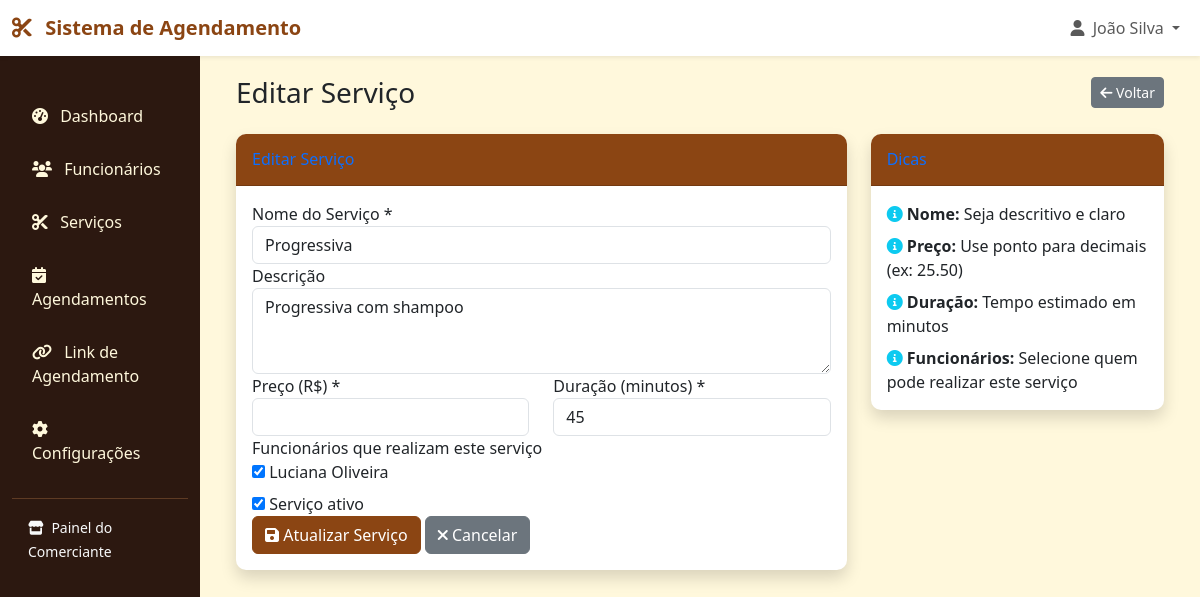
Page /comerciante/servicos/1/edit/ (signed in) on the committed database.
### accounts/models.py (models this page shows, shortened)
class User(AbstractUser):
    TIPO_USUARIO_CHOICES = [
        ('admin', 'Administrador'),
        ('comerciante', 'Comerciante'),
        ('funcionario', 'Funcionário'),
    ]
    tipo_usuario = models.CharField(
        max_length=20,
        choices=TIPO_USUARIO_CHOICES,
        default='comerciante',
        verbose_name='Tipo de Usuário'
    )
    telefone = models.CharField(
        max_length=20,
        blank=True,
        null=True,
        verbose_name='Telefone'
    )
    data_nascimento = models.DateField(
        blank=True,
        null=True,
        verbose_name='Data de Nascimento'
    )
    foto_perfil = models.ImageField(
        upload_to='perfil/',
        blank=True,
        null=True,
        verbose_name='Foto do Perfil'
    )
    ativo = models.BooleanField(
        default=True,
        verbose_name='Ativo'
    )
    data_criacao = models.DateTimeField(
        auto_now_add=True,
        verbose_name='Data de Criação'
    )
    data_atualizacao = models.DateTimeField(
        auto_now=True,
        verbose_name='Data de Atualização'
    )
    class Meta:
        verbose_name = 'Usuário'
        verbose_name_plural = 'Usuários'
        ordering = ['-data_criacao']
    def is_comerciante(self):
        return self.tipo_usuario == 'comerciante'

### agendamento/models.py (models this page shows, shortened)
class Servico(models.Model):
    comerciante = models.ForeignKey(
        Comerciante,
        on_delete=models.CASCADE,
        related_name='servicos',
        verbose_name='Comerciante'
    )
    nome = models.CharField(
        max_length=200,
        verbose_name='Nome do Serviço'
    )
    descricao = models.TextField(
        blank=True,
        verbose_name='Descrição'
    )
    preco = models.DecimalField(
        max_digits=10,
        decimal_places=2,
        validators=[MinValueValidator(Decimal('0'))],
        verbose_name='Preço'
    )
    duracao_minutos = models.PositiveIntegerField(
        verbose_name='Duração (minutos)'
    )
    funcionarios = models.ManyToManyField(
        Funcionario,
        related_name='servicos',
        verbose_name='Funcionários que realizam este serviço'
    )
    ativo = models.BooleanField(
        default=True,
        verbose_name='Ativo'
    )
    data_criacao = models.DateTimeField(
        auto_now_add=True,
        verbose_name='Data de Criação'
    )
    class Meta:
        verbose_name = 'Serviço'
        verbose_name_plural = 'Serviços'
        ordering = ['nome']

class Funcionario(models.Model):
    user = models.OneToOneField(
        settings.AUTH_USER_MODEL,
        on_delete=models.CASCADE,
        verbose_name='Usuário'
    )
    comerciante = models.ForeignKey(
        Comerciante,
        on_delete=models.CASCADE,
        related_name='funcionarios',
        verbose_name='Comerciante'
    )
    especialidades = models.TextField(
        verbose_name='Especialidades',
        help_text='Ex: Corte masculino, Coloração, Escova progressiva'
    )
    horario_trabalho = models.TextField(
        verbose_name='Horário de Trabalho',
        help_text='Ex: Segunda a Sexta: 9h às 17h'
    )
    comissao_percentual = models.DecimalField(
        max_digits=5,
        decimal_places=2,
        validators=[MinValueValidator(Decimal('0')), MaxValueValidator(Decimal('100'))],
        default=Decimal('30'),
        verbose_name='Comissão (%)'
    )
    ativo = models.BooleanField(
        default=True,
        verbose_name='Ativo'
    )
    data_contratacao = models.DateField(
        auto_now_add=True,
        verbose_name='Data de Contratação'
    )
    class Meta:
        verbose_name = 'Funcionário'
        verbose_name_plural = 'Funcionários'
        ordering = ['user__first_name']

### comerciante_panel/views.py (the view, shortened to what this page needs)
# urls.py: path('servicos/<int:pk>/edit/', views.servico_edit, name='servico_edit'),
@login_required
@user_passes_test(is_comerciante)
def servico_edit(request, pk):
    comerciante = request.user.comerciante
    servico = get_object_or_404(Servico, pk=pk, comerciante=comerciante)
    funcionarios = comerciante.funcionarios.filter(ativo=True)
    return render(request, 'comerciante_panel/servico_form.html', {
        'title': 'Editar Serviço',
        'action': 'edit',
        'servico': servico,
        'funcionarios': funcionarios,
        'comerciante': comerciante
    })

### comerciante_panel/views.py (called while the page is built)
def is_comerciante(user):
    return user.is_authenticated and user.is_comerciante()

### templates/comerciante_panel/servico_form.html (shortened to what this page needs)
{% extends 'comerciante_panel/base_comerciante.html' %}
{% block content %}
<div class="container-fluid">
    <div class="d-sm-flex align-items-center justify-content-between mb-4">
        <h1 class="h3 mb-0 text-gray-800">{{ title }}</h1>
        <a href="{% url 'comerciante_panel:servicos_list' %}" class="btn btn-secondary btn-sm">
            <i class="fas fa-arrow-left"></i> Voltar
        </a>
    </div>
    <div class="row">
        <div class="col-lg-8">
            <div class="card shadow mb-4">
                <div class="card-header py-3">
                    <h6 class="m-0 font-weight-bold text-primary">{{ title }}</h6>
                </div>
                <div class="card-body">
                    <form method="post">
                        <div class="form-group">
                            <label for="nome">Nome do Serviço *</label>
                            <input type="text" class="form-control" id="nome" name="nome"
                                   value="{% if servico %}{{ servico.nome }}{% endif %}" required>
                        </div>
                        <div class="form-group">
                            <label for="descricao">Descrição</label>
                            <textarea class="form-control" id="descricao" name="descricao" rows="3">{% if servico %}{{ servico.descricao }}{% endif %}</textarea>
                        </div>
                        <div class="row">
                            <div class="col-md-6">
                                <div class="form-group">
                                    <label for="preco">Preço (R$) *</label>
                                    <input type="number" class="form-control" id="preco" name="preco"
                                           step="0.01" min="0" value="{% if servico %}{{ servico.preco }}{% endif %}" required>
                                </div>
                            </div>
                            <div class="col-md-6">
                                <div class="form-group">
                                    <label for="duracao_minutos">Duração (minutos) *</label>
                                    <input type="number" class="form-control" id="duracao_minutos" name="duracao_minutos"
                                           min="1" value="{% if servico %}{{ servico.duracao_minutos }}{% endif %}" required>
                                </div>
                            </div>
                        </div>
                        {% if funcionarios %}
                        <div class="form-group">
                            <label>Funcionários que realizam este serviço</label>
                            <div class="row">
                                {% for funcionario in funcionarios %}
                                <div class="col-md-6 mb-2">
                                    <div class="custom-control custom-checkbox">
                                        <input type="checkbox" class="custom-control-input"
                                               id="funcionario_{{ funcionario.id }}"
                                               name="funcionarios" value="{{ funcionario.id }}"
                                               {% if servico and funcionario in servico.funcionarios.all %}checked{% endif %}>
                                        <label class="custom-control-label" for="funcionario_{{ funcionario.id }}">
                                            {{ funcionario.user.get_full_name }}
                                        </label>
                                    </div>
                                </div>
                                {% endfor %}
                            </div>
                        </div>
                        {% endif %}
                        {% if action == 'edit' %}
                        <div class="form-group">
                            <div class="custom-control custom-checkbox">
                                <input type="checkbox" class="custom-control-input" id="ativo" name="ativo"
                                       {% if not servico or servico.ativo %}checked{% endif %}>
                                <label class="custom-control-label" for="ativo">
                                    Serviço ativo
                                </label>
                            </div>
                        </div>
                        {% endif %}
                        <div class="form-group mb-0">
                            <button type="submit" class="btn btn-primary">
                                <i class="fas fa-save"></i>
                                {% if action == 'create' %}Criar Serviço{% else %}Atualizar Serviço{% endif %}
                            </button>
                            <a href="{% url 'comerciante_panel:servicos_list' %}" class="btn btn-secondary ml-2">
                                <i class="fas fa-times"></i> Cancelar
                            </a>
                        </div>
                    </form>
                </div>
            </div>
        </div>
        <div class="col-lg-4">
            <div class="card shadow mb-4">
                <div class="card-header py-3">
                    <h6 class="m-0 font-weight-bold text-primary">Dicas</h6>
                </div>
                <div class="card-body">
                    <ul class="list-unstyled mb-0">
                        <li class="mb-2">
                            <i class="fas fa-info-circle text-info mr-2"></i>
                            <strong>Nome:</strong> Seja descritivo e claro
                        </li>
                        <li class="mb-2">
                            <i class="fas fa-info-circle text-info mr-2"></i>
                            <strong>Preço:</strong> Use ponto para decimais (ex: 25.50)
                        </li>
                        <li class="mb-2">
                            <i class="fas fa-info-circle text-info mr-2"></i>
                            <strong>Duração:</strong> Tempo estimado em minutos
                        </li>
                        <li class="mb-0">
                            <i class="fas fa-info-circle text-info mr-2"></i>
                            <strong>Funcionários:</strong> Selecione quem pode realizar este serviço
                        </li>
                    </ul>
                </div>
            </div>
        </div>
    </div>
</div>
{% endblock %}

### templates/base/base.html (shortened to what this page needs)
<!DOCTYPE html>
<html lang="pt-br">
<head>
    <link href="https://cdn.jsdelivr.net/npm/bootstrap@5.3.0/dist/css/bootstrap.min.css" rel="stylesheet">
    <link href="https://cdnjs.cloudflare.com/ajax/libs/font-awesome/6.0.0/css/all.min.css" rel="stylesheet">
</head>
<body>
    {% if user.is_authenticated %}
        <nav class="navbar navbar-expand-lg navbar-light bg-white shadow-sm">
            <div class="container-fluid">
                <a class="navbar-brand" href="#">
                    <i class="fas fa-cut me-2"></i>
                    Sistema de Agendamento
                </a>
                <div class="navbar-nav ms-auto">
                    <div class="nav-item dropdown">
                        <a class="nav-link dropdown-toggle" href="#" role="button" data-bs-toggle="dropdown">
                            <i class="fas fa-user me-1"></i>
                            {{ user.get_full_name|default:user.username }}
                        </a>
                    </div>
                </div>
            </div>
        </nav>
        <div class="container-fluid">
            <div class="row">
                {% block sidebar %}{% endblock %}
                <main class="col-md-9 ms-sm-auto col-lg-10 px-md-4 main-content">
                    {% block content %}{% endblock %}
                </main>
            </div>
        </div>
    {% else %}
        {% block login_content %}{% endblock %}
    {% endif %}
</body>
</html>

### templates/base/base.html (style rules this page uses)
:root { --primary-color: #8B4513; --secondary-color: #D2691E; --accent-color: #F4A460; --dark-color: #2C1810; --light-color: #FFF8DC; }
body { background-color: var(--light-color); font-family: 'Segoe UI', Tahoma, Geneva, Verdana, sans-serif; }
.navbar-brand { font-weight: bold; color: var(--primary-color) !important; }
.btn-primary { background-color: var(--primary-color); border-color: var(--primary-color); }
.main-content { padding: 20px; }
.card { border: none; box-shadow: 0 2px 10px rgba(0,0,0,0.1); border-radius: 10px; }
.card-header { background-color: var(--primary-color); color: white; border-radius: 10px 10px 0 0 !important; }

### rows in the picture
User: get_full_name "João Silva"
Servico: nome "Progressiva", descricao "Progressiva com shampoo", duracao_minutos "45", ativo "☑"
Funcionario: funcionarios "☑", user.get_full_name "Luciana Oliveira"

### other values in the picture
{{ title }} "Editar Serviço"
